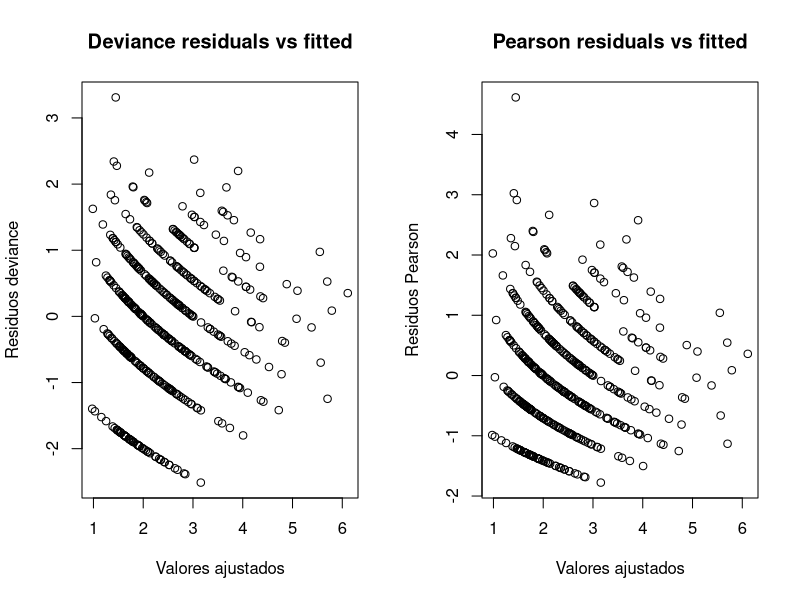
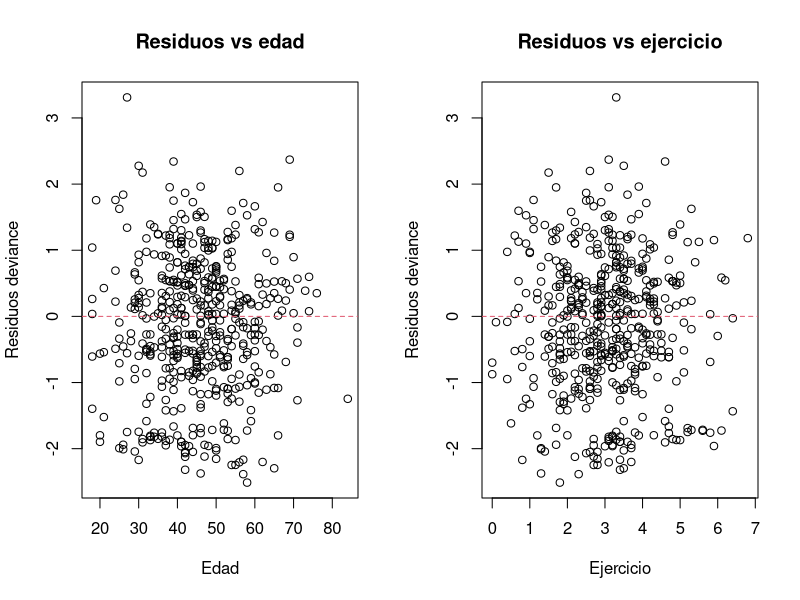
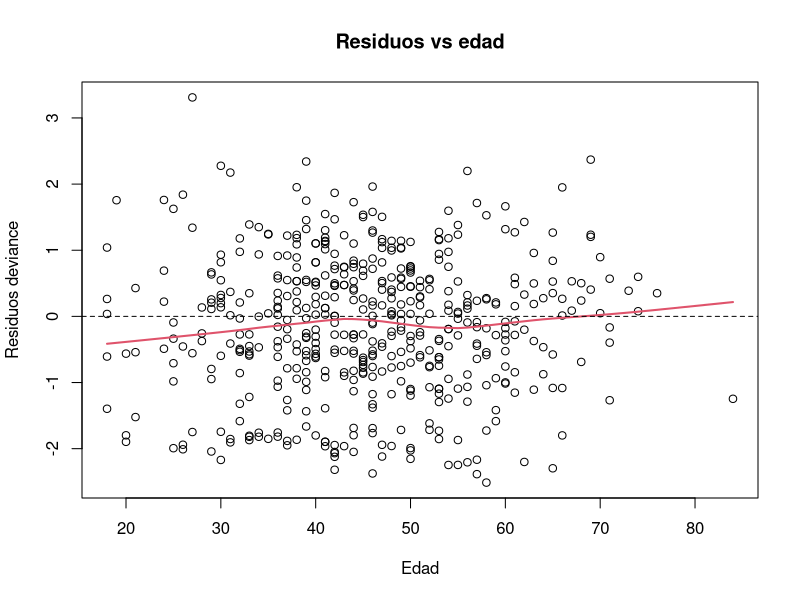
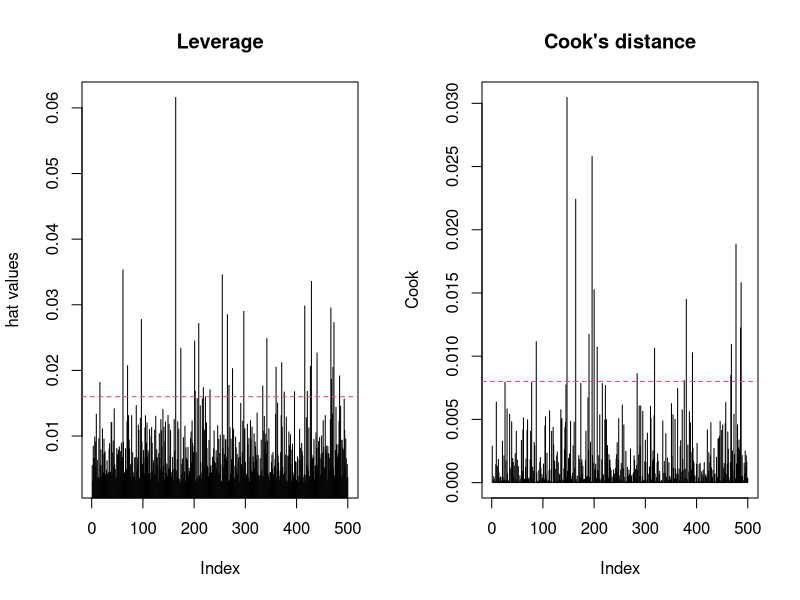
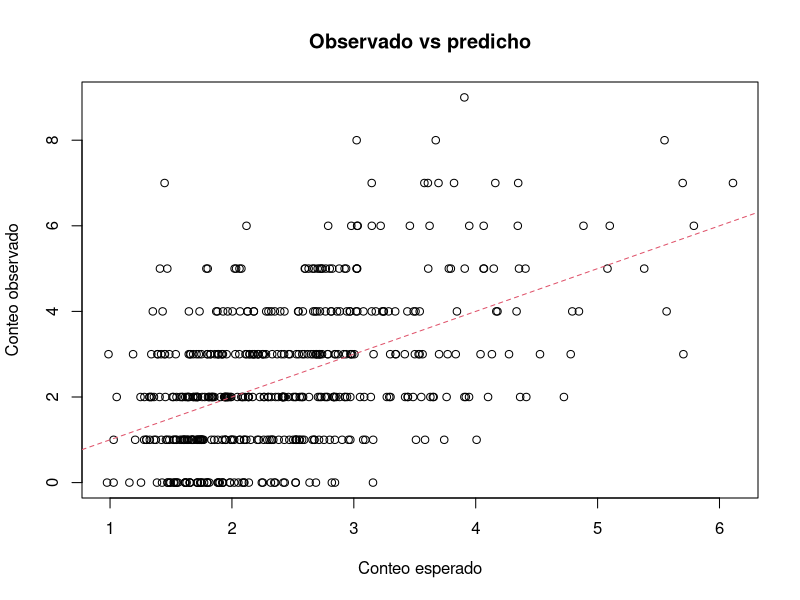
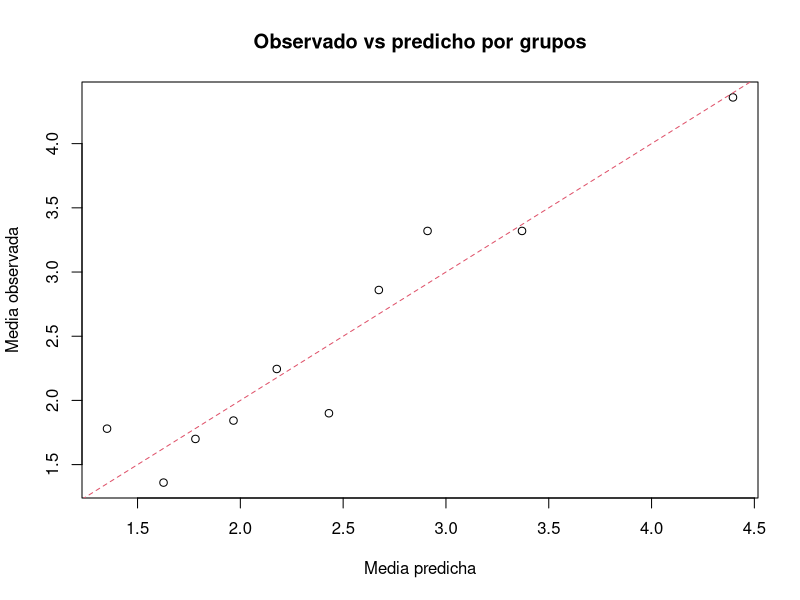

The R source for these figures, in order:
## ---- chunk 1

set.seed(123)

# Simulamos los  datos
n <- 500

edad <- round(rnorm(n, mean = 45, sd = 12))
edad[edad < 18] <- 18

fumador <- factor(sample(c("No", "Si"), n, replace = TRUE, prob = c(0.7, 0.3)))
ejercicio <- round(rnorm(n, mean = 3, sd = 1.2), 1)
ejercicio[ejercicio < 0] <- 0

# Media verdadera en escala log
eta <- 0.6 + 0.015*edad + 0.35*(fumador == "Si") - 0.18*ejercicio

mu <- exp(eta)

# Conteo Poisson
visitas <- rpois(n, lambda = mu)

datos_pois <- data.frame(visitas, edad, fumador, ejercicio)

## ---- chunk 2
mod_pois <- glm(visitas ~ edad + fumador + ejercicio,
                family = poisson(link = "log"),
                data = datos_pois)

summary(mod_pois)
## ---- chunk 3
exp(coef(mod_pois))
## ---- chunk 4
exp(confint(mod_pois))
## ---- chunk 5
resultado <- cbind(
  beta = coef(mod_pois),
  RR = exp(coef(mod_pois)),
  IC_inf = exp(confint(mod_pois)[,1]),
  IC_sup = exp(confint(mod_pois)[,2])
)

print(resultado)
## ---- chunk 6
predict(mod_pois, type = "response")[1:10]
## ---- chunk 7
nuevo <- data.frame(
  edad = c(30, 30, 60, 60),
  fumador = factor(c("No", "Si", "No", "Si"), levels = levels(datos_pois$fumador)),
  ejercicio = c(2, 2, 2, 2)
)

pred <- predict(mod_pois, newdata = nuevo, type = "response")
cbind(nuevo, visitas_esperadas = pred)
## ---- chunk 8
res_dev <- residuals(mod_pois, type = "deviance")
res_pear <- residuals(mod_pois, type = "pearson")
ajustados <- fitted(mod_pois)

par(mfrow = c(1, 2))
plot(ajustados, res_dev,
     xlab = "Valores ajustados",
     ylab = "Residuos deviance",
     main = "Deviance residuals vs fitted")

plot(ajustados, res_pear,
     xlab = "Valores ajustados",
     ylab = "Residuos Pearson",
     main = "Pearson residuals vs fitted")
par(mfrow = c(1, 1))
## ---- chunk 9
mod_pois_quad <- glm(visitas ~ edad + I(edad^2) + fumador + ejercicio + I(ejercicio^2),
                     family = poisson(link = "log"),
                     data = datos_pois)

anova(mod_pois, mod_pois_quad, test = "Chisq")
## ---- chunk 10
par(mfrow = c(1, 2))
plot(datos_pois$edad, res_dev,
     xlab = "Edad", ylab = "Residuos deviance",
     main = "Residuos vs edad")
abline(h = 0, lty = 2, col = 2)

plot(datos_pois$ejercicio, res_dev,
     xlab = "Ejercicio", ylab = "Residuos deviance",
     main = "Residuos vs ejercicio")
abline(h = 0, lty = 2, col = 2)
par(mfrow = c(1, 1))
## ---- chunk 11
plot(datos_pois$edad, res_dev,
     xlab = "Edad", ylab = "Residuos deviance",
     main = "Residuos vs edad")
lines(lowess(datos_pois$edad, res_dev), lwd = 2, col = 2)
abline(h = 0, lty = 2)
## ---- chunk 12
hat_vals <- hatvalues(mod_pois)
cook_vals <- cooks.distance(mod_pois)

par(mfrow = c(1, 2))
plot(hat_vals, type = "h", main = "Leverage", ylab = "hat values")
abline(h = 2*mean(hat_vals), lty = 2, col = 2)

plot(cook_vals, type = "h", main = "Cook's distance", ylab = "Cook")
abline(h = 4/nrow(datos_pois), lty = 2, col = 2)
par(mfrow = c(1, 1))
## ---- chunk 13
which(hat_vals > 2*mean(hat_vals))
which(cook_vals > 4/nrow(datos_pois))
## ---- chunk 14
idx <- which(cook_vals > 4/nrow(datos_pois))
datos_pois[idx, ]
## ---- chunk 15
dispersion <- sum(residuals(mod_pois, type = "pearson")^2) / mod_pois$df.residual
dispersion
## ---- chunk 16
mod_pois$deviance / mod_pois$df.residual
## ---- chunk 17
mod_quasi <- glm(visitas ~ edad + fumador + ejercicio,
                 family = quasipoisson(link = "log"),
                 data = datos_pois)

summary(mod_quasi)
## ---- chunk 18
library(MASS)

mod_nb <- glm.nb(visitas ~ edad + fumador + ejercicio,
                 data = datos_pois)

summary(mod_nb)
## ---- chunk 19
AIC(mod_pois, mod_nb)
## ---- chunk 20
plot(fitted(mod_pois), datos_pois$visitas,
     xlab = "Conteo esperado",
     ylab = "Conteo observado",
     main = "Observado vs predicho")
abline(0, 1, col = 2, lty = 2)
## ---- chunk 21
datos_pois$grupo <- cut(fitted(mod_pois),
                        breaks = quantile(fitted(mod_pois), probs = seq(0, 1, 0.1)),
                        include.lowest = TRUE)

comparacion <- aggregate(cbind(obs = visitas, pred = fitted(mod_pois)) ~ grupo,
                         data = datos_pois,
                         FUN = mean)

print(comparacion)

plot(comparacion$pred, comparacion$obs,
     xlab = "Media predicha",
     ylab = "Media observada",
     main = "Observado vs predicho por grupos")
abline(0, 1, col = 2, lty = 2)
## ---- chunk 22
mean(datos_pois$visitas == 0)
mean(dpois(0, lambda = fitted(mod_pois)))
## ---- chunk 23
mod_nulo <- glm(visitas ~ 1,
                family = poisson(link = "log"),
                data = datos_pois)

anova(mod_nulo, mod_pois, test = "Chisq")
